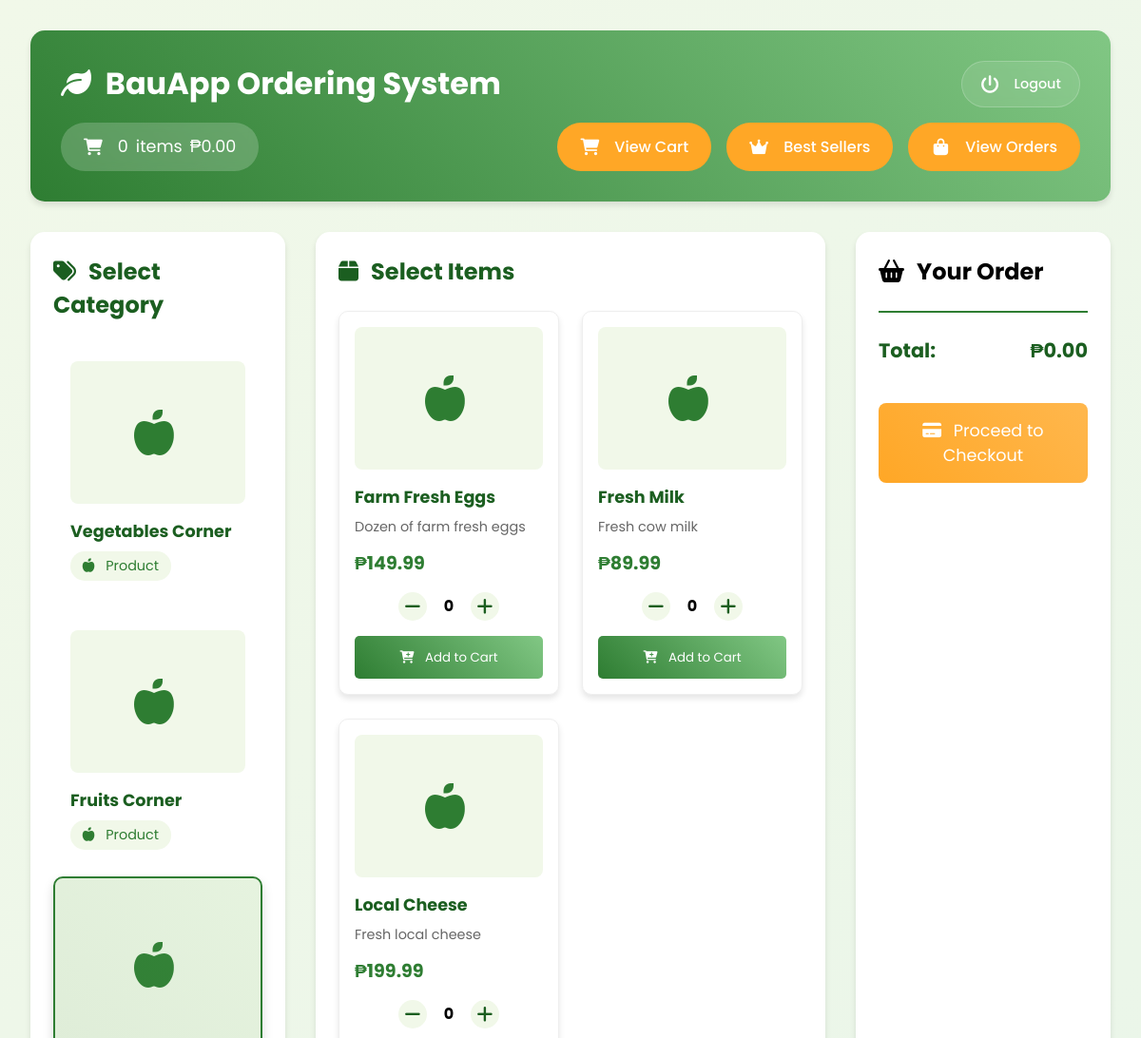
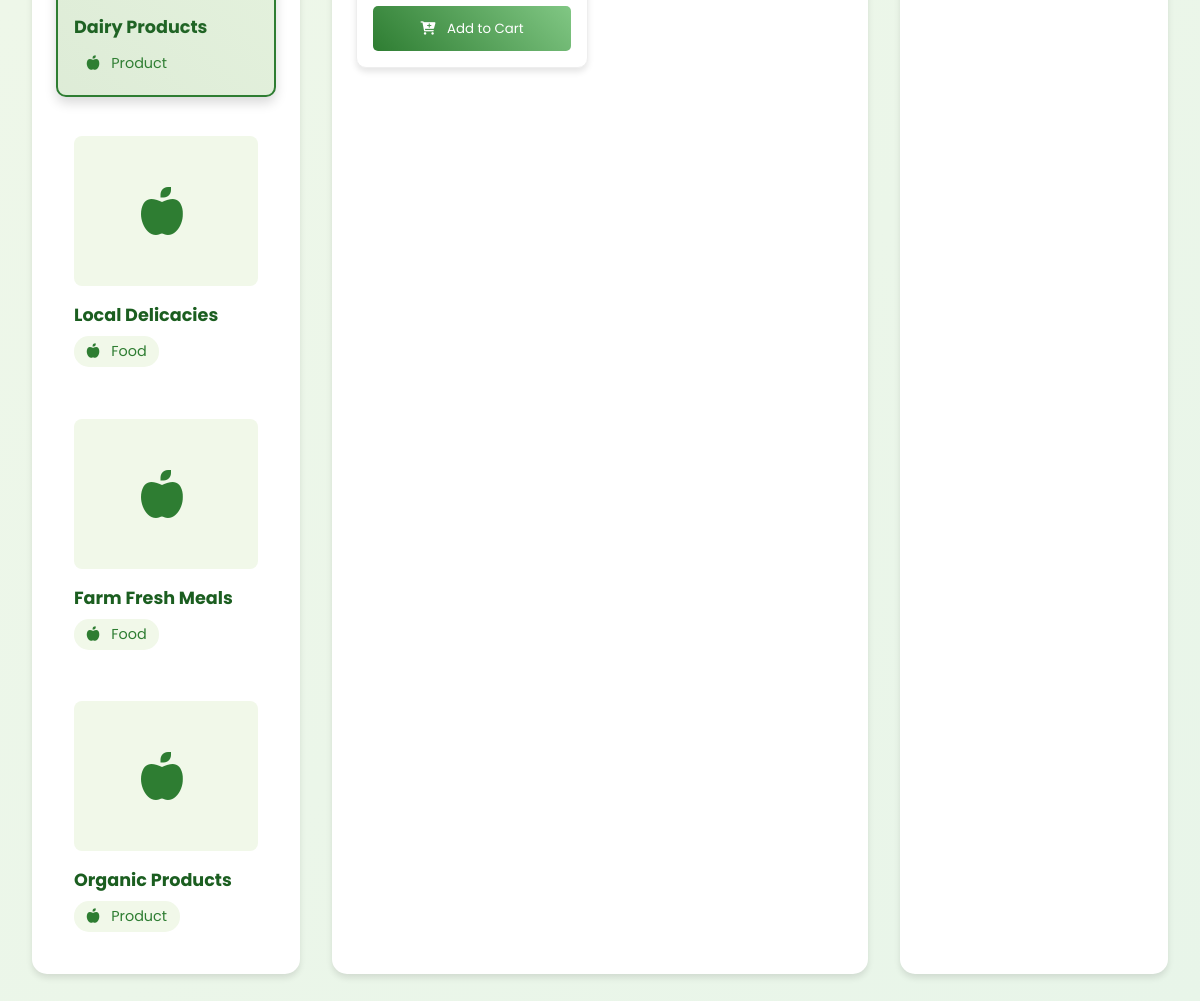
Page /dashboard.php?category=3 on the committed database (2 pictures, top to bottom).
### tables this page shows
CREATE TABLE `categories` (
  `category_id` int(11) NOT NULL,
  `category_name` varchar(50) NOT NULL,
  `category_type` enum('food','product') NOT NULL,
  `image_url` varchar(255) DEFAULT NULL
);

CREATE TABLE `products` (
  `product_id` int(11) NOT NULL,
  `product_name` varchar(100) NOT NULL,
  `description` text DEFAULT NULL,
  `price` decimal(10,2) NOT NULL,
  `category_id` int(11) DEFAULT NULL,
  `image_url` varchar(255) DEFAULT NULL,
  `created_at` timestamp NOT NULL DEFAULT current_timestamp()
);

### dashboard.php (the view, shortened to what this page needs)
<?php
include 'includes/database.php';
$categories_sql = "SELECT * FROM categories";
$categories_result = $conn->query($categories_sql);
$selected_category = isset($_GET['category']) ? $_GET['category'] : null;
$products_sql = "SELECT p.*, c.category_name, c.category_type
                 FROM products p
                 JOIN categories c ON p.category_id = c.category_id";
if ($selected_category) {
    $products_sql .= " WHERE p.category_id = " . intval($selected_category);
}
$products_result = $conn->query($products_sql);
?>
<!DOCTYPE html>
<html lang="en">
<head>
    <link rel="stylesheet" href="css/style.css">
    <link rel="stylesheet" href="https://cdnjs.cloudflare.com/ajax/libs/font-awesome/6.0.0/css/all.min.css">
</head>
<body>
    <div class="dashboard-container">
        <header>
            <div class="header-top">
                <h1><i class="fas fa-leaf"></i> BauApp Ordering System</h1>
                <a href="index.php" class="logout-btn">
                    <i class="fas fa-power-off"></i>
                    <span>Logout</span>
                </a>
            </div>
            <div class="header-actions">
                <div class="cart-summary">
                    <i class="fas fa-shopping-cart"></i>
                    <span id="cart-count">0</span> items
                    <span id="cart-total">₱0.00</span>
                </div>
                <div class="header-buttons">
                    <button onclick="toggleCart()" class="view-cart-btn">
                    </button>
                    <button onclick="toggleBestSellers()" class="best-sellers-btn">
                        <i class="fas fa-crown"></i> Best Sellers
                    </button>
                    <a href="admin_orders.php" class="admin-btn">
                        <i class="fas fa-shopping-bag"></i> View Orders
                    </a>
                </div>
            </div>
        </header>
        <main>
            <div class="categories-section">
                <h2><i class="fas fa-tags"></i> Select Category</h2>
                <div class="categories-grid">
                    <?php
                    if ($categories_result->num_rows > 0) {
                        while($category = $categories_result->fetch_assoc()) {
                            $active_class = ($selected_category == $category['category_id']) ? 'active' : '';
                            echo '<a href="?category=' . $category['category_id'] . '" class="category-card ' . $active_class . '">';
                            echo '<div class="category-icon"><i class="fas fa-' . ($category['category_type'] == 'vegetable' ? 'carrot' : 'apple-alt') . ' fa-3x"></i></div>';
                            echo '<h3>' . $category['category_name'] . '</h3>';
                            echo '<span class="category-type"><i class="fas fa-' . ($category['category_type'] == 'vegetable' ? 'carrot' : 'apple-alt') . '"></i> ' . ucfirst($category['category_type']) . '</span>';
                            echo '</a>';
                        }
                    }
                    ?>
                </div>
            </div>
            <div class="products-section">
                <h2>
                    <?php if ($selected_category): ?>
                        <i class="fas fa-box"></i> Select Items
                    <?php else: ?>
                        <i class="fas fa-hand-pointer"></i> Please Select a Category
                    <?php endif; ?>
                </h2>
                <div class="products-grid">
                    <?php
                    if ($selected_category && $products_result->num_rows > 0) {
                        while($product = $products_result->fetch_assoc()) {
                            echo '<div class="product-card">';
                            echo '<div class="product-icon"><i class="fas fa-' . ($product['category_type'] == 'vegetable' ? 'carrot' : 'apple-alt') . ' fa-3x"></i></div>';
                            echo '<h3>' . $product['product_name'] . '</h3>';
                            echo '<p>' . $product['description'] . '</p>';
                            echo '<p class="price">₱' . number_format($product['price'], 2) . '</p>';
                            echo '<div class="quantity-controls">';
                            echo '<button onclick="decreaseQuantity(' . $product['product_id'] . ')" class="quantity-btn"><i class="fas fa-minus"></i></button>';
                            echo '<span id="quantity-' . $product['product_id'] . '">0</span>';
                            echo '<button onclick="increaseQuantity(' . $product['product_id'] . ')" class="quantity-btn"><i class="fas fa-plus"></i></button>';
                            echo '</div>';
                            echo '<button onclick="addToCart(' . $product['product_id'] . ', \'' . $product['product_name'] . '\', ' . $product['price'] . ')" class="add-to-cart-btn"><i class="fas fa-cart-plus"></i> Add to Cart</button>';
                            echo '</div>';
                        }
                    } elseif ($selected_category) {
                        echo '<p class="no-products"><i class="fas fa-box-open"></i> No products found in this category.</p>';
                    }
                    ?>
                </div>
            </div>
            <div class="cart-container">
                <h2><i class="fas fa-shopping-basket"></i> Your Order</h2>
                <div class="cart-total">
                    <h3>Total: <span id="total-amount">₱0.00</span></h3>
                </div>
                <button onclick="checkout()" class="checkout-btn"><i class="fas fa-credit-card"></i> Proceed to Checkout</button>
            </div>
        </main>
    </div>
</body>
</html>

### dashboard.php (style rules this page uses)
.best-sellers-btn { background: var(--primary-color); color: white; padding: 0.8rem 1.5rem; border: none; border-radius: 25px; cursor: pointer; display: flex; align-items: center; gap: 0.5rem; font-weight: 500; transition: all var(--transition-speed); }
.header-buttons { display: flex; align-items: center; gap: 1rem; }
.view-cart-btn, .best-sellers-btn, .admin-btn { background: var(--accent-color); color: white; padding: 0.8rem 1.5rem; border: none; border-radius: 25px; cursor: pointer; display: flex; align-items: center; gap: 0.5rem; font-weight: 500; transition: all var(--transition-speed); text-decoration: none; font-size: 1rem; min-width: 140px; justify-content: center; }
.view-cart-btn i, .best-sellers-btn i, .admin-btn i { font-size: 1.1rem; width: 20px; text-align: center; }

### rows in the picture
categories: category_name "Vegetables Corner", category_type "Product"
categories: category_name "Fruits Corner", category_type "Product"
categories: category_name "Dairy Products", category_type "Product"
categories: category_name "Local Delicacies", category_type "Food"
categories: category_name "Farm Fresh Meals", category_type "Food"
categories: category_name "Organic Products", category_type "Product"
products: product_name "Farm Fresh Eggs", description "Dozen of farm fresh eggs", price "149.99"
products: product_name "Fresh Milk", description "Fresh cow milk", price "89.99"
products: product_name "Local Cheese", description "Fresh local cheese", price "199.99"
